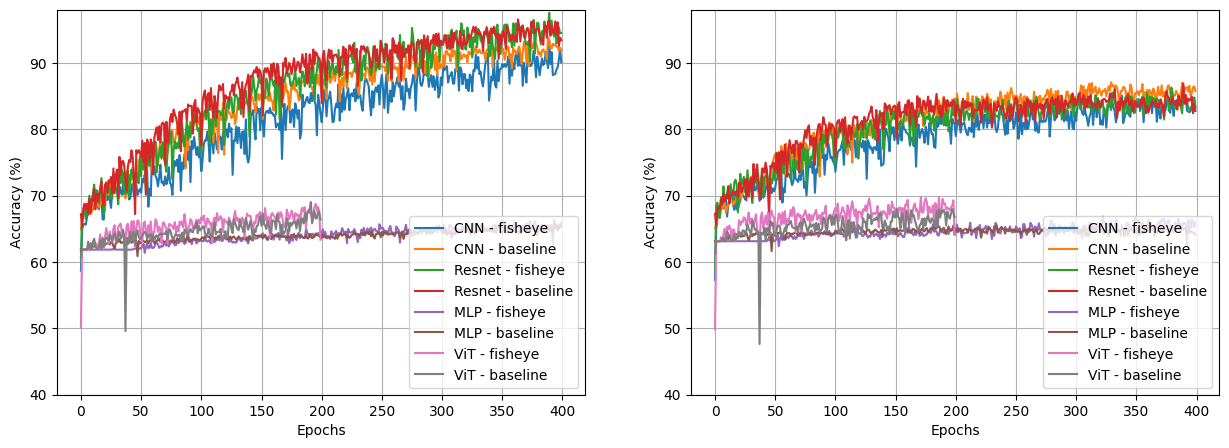

Reproduce this figure in Python.
import matplotlib.pyplot as plt 
import numpy as np


arr1 = np.loadtxt("../experiment2_cleaned_v2/CNN_aug/augacc.csv",delimiter = ',')
arr2 = np.loadtxt("../experiment2_cleaned_v2/Res_aug/augacc.csv",delimiter = ',')
arr3 = np.loadtxt("../experiment2_cleaned_v2/MLP_aug/augacc.csv",delimiter = ',')
arr4 = np.loadtxt("../experiment2_cleaned_v2/ATTN_aug/augacc.csv",delimiter = ',')


arr11 = np.loadtxt("../experiment3_cleaned/CNN_aug/augacc.csv",delimiter = ',')
arr22 = np.loadtxt("../experiment3_cleaned/Res_aug/augacc.csv",delimiter = ',')
arr33 = np.loadtxt("../experiment3_cleaned/MLP_aug/augacc.csv",delimiter = ',')
arr44 = np.loadtxt("../experiment3_cleaned/ATTN_aug/augacc.csv",delimiter = ',')
'''
arr1 = np.loadtxt("../experiment2_cleaned_v2/CNN_aug/no_augacc.csv",delimiter = ',')
arr2 = np.loadtxt("../experiment2_cleaned_v2/Res_aug/no_augacc.csv",delimiter = ',')
arr3 = np.loadtxt("../experiment2_cleaned_v2/MLP_aug/no_augacc.csv",delimiter = ',')
arr4 = np.loadtxt("../experiment2_cleaned_v2/ATTN_aug/no_augacc.csv",delimiter = ',')


arr11 = np.loadtxt("../experiment3_cleaned/CNN_aug/no_augacc.csv",delimiter = ',')
arr22 = np.loadtxt("../experiment3_cleaned/Res_aug/no_augacc.csv",delimiter = ',')
arr33 = np.loadtxt("../experiment3_cleaned/MLP_aug/no_augacc.csv",delimiter = ',')
arr44 = np.loadtxt("../experiment3_cleaned/ATTN_aug/no_augacc.csv",delimiter = ',')
'''


fig, axs = plt.subplots(1,2,figsize = (15,5))

axs[0].plot(arr1[:,0], label = 'CNN - fisheye')
axs[0].plot(arr11[:,0], label = 'CNN - baseline')
axs[0].plot(arr2[:,0], label = 'Resnet - fisheye')
axs[0].plot(arr22[:,0], label = 'Resnet - baseline')
axs[0].plot(arr3[:,0], label = 'MLP - fisheye')
axs[0].plot(arr33[:,0], label = 'MLP - baseline')
axs[0].plot(arr4[:,0], label = 'ViT - fisheye')
axs[0].plot(arr44[:,0], label = 'ViT - baseline')
axs[0].set_xlabel("Epochs")
axs[0].set_ylabel("Accuracy (%)")
axs[0].set_ylim(40,98)
axs[0].grid()
axs[0].legend(loc = "lower right")

axs[1].plot(arr1[:,1], label = 'CNN - fisheye')
axs[1].plot(arr11[:,1], label = 'CNN - baseline')
axs[1].plot(arr2[:,1], label = 'Resnet - fisheye')
axs[1].plot(arr22[:,1], label = 'Resnet - baseline')
axs[1].plot(arr3[:,1], label = 'MLP - fisheye')
axs[1].plot(arr33[:,1], label = 'MLP - baseline')
axs[1].plot(arr4[:,1], label = 'ViT - fisheye')
axs[1].plot(arr44[:,1], label = 'ViT - baseline')
axs[1].set_ylim(40,98)
axs[1].set_xlabel("Epochs")
axs[1].set_ylabel("Accuracy (%)")
axs[1].grid()
#axs[1].legend()
axs[1].legend(loc = "lower right")
plt.savefig("experiments12_res.png", bbox_inches = "tight")
